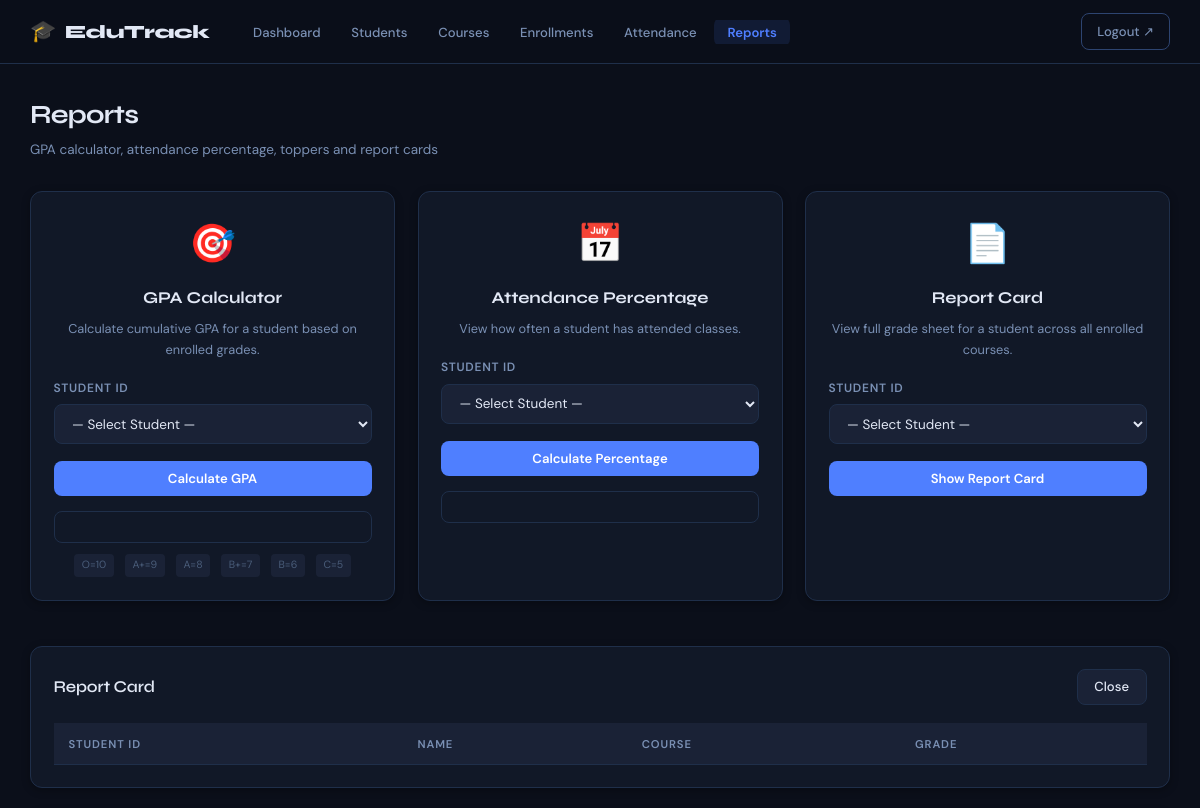
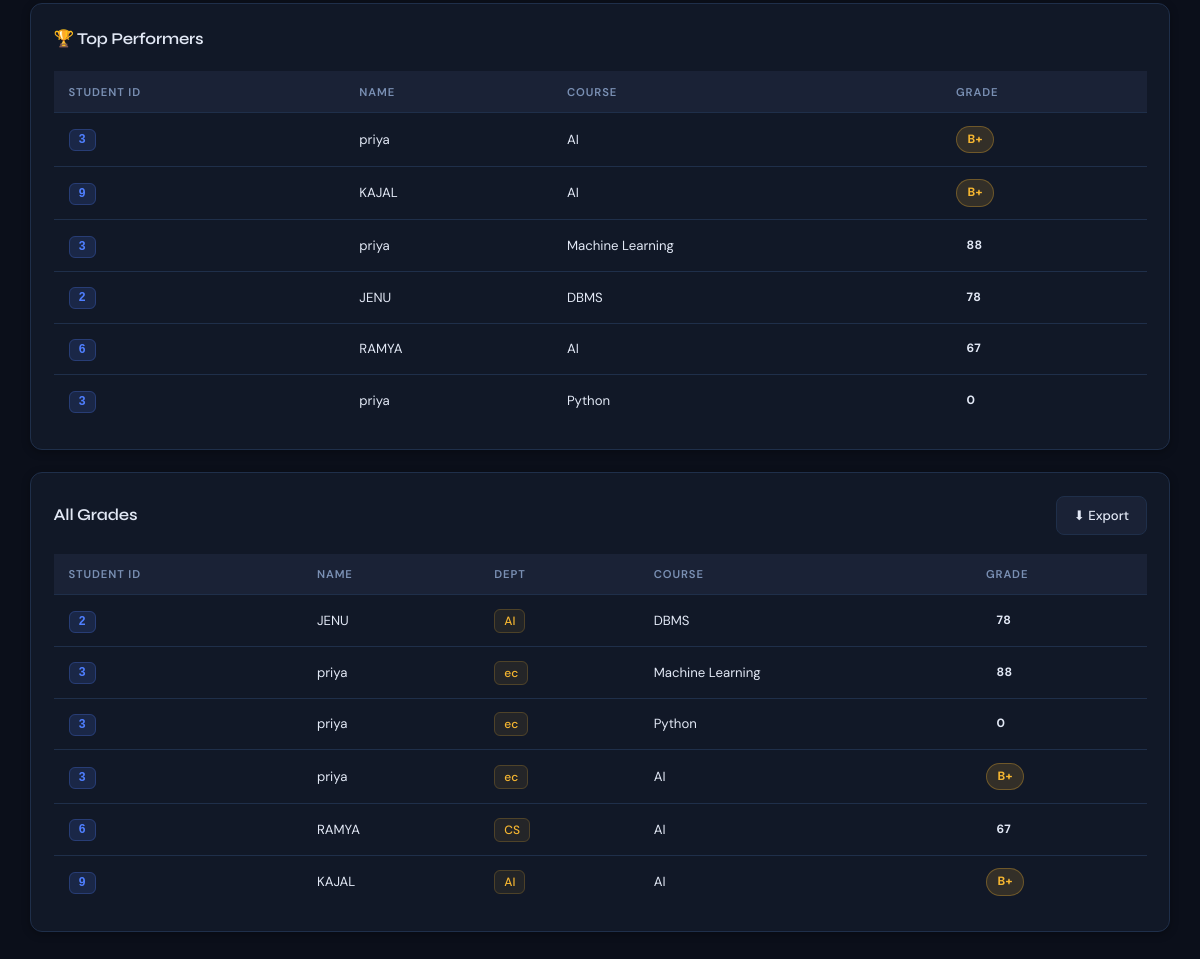
The page /reports (signed in) on the database its author committed (2 pictures, top to bottom).
### tables this page shows
CREATE TABLE Enrollments (
    enroll_id INTEGER PRIMARY KEY,
    student_id INTEGER,
    course_id INTEGER,
    grade INTEGER,

    FOREIGN KEY(student_id) REFERENCES Students(student_id),
    FOREIGN KEY(course_id) REFERENCES Courses(course_id)
);

CREATE TABLE Students (
    student_id INTEGER PRIMARY KEY,
    name TEXT,
    dept TEXT
);

CREATE TABLE Courses (
    course_id INTEGER PRIMARY KEY,
    course_name TEXT
);

### app.py (the view)
@app.route("/reports")
@login_required
def reports():
    conn = get_db()
    enrollments = conn.execute("""
        SELECT s.student_id, s.name, s.dept, c.course_name, e.grade
        FROM Enrollments e
        JOIN Students s ON s.student_id = e.student_id
        JOIN Courses c  ON c.course_id  = e.course_id
        ORDER BY s.student_id
    """).fetchall()
    toppers = conn.execute("""
        SELECT s.student_id, s.name, c.course_name, e.grade
        FROM Enrollments e
        JOIN Students s ON s.student_id = e.student_id
        JOIN Courses c  ON c.course_id  = e.course_id
        WHERE e.grade != 'Not Assigned'
        ORDER BY e.grade DESC
        LIMIT 10
    """).fetchall()
    students = conn.execute("SELECT student_id, name FROM Students ORDER BY student_id").fetchall()
    conn.close()
    return render_template("reports.html", enrollments=enrollments, toppers=toppers, students=students)

### app.py (called while the page is built)
def get_db():
    conn = sqlite3.connect(DB_PATH, timeout=10)
    conn.row_factory = sqlite3.Row
    return conn

def login_required(f):
    from functools import wraps
    @wraps(f)
    def decorated(*args, **kwargs):
        if "user" not in session:
            return redirect(url_for("login"))
        return f(*args, **kwargs)
    return decorated

### templates/reports.html (shortened to what this page needs)
{% extends "base.html" %}
{% block content %}
<div class="page-header">
  <div>
    <h1 class="page-title">Reports</h1>
    <p class="page-sub">GPA calculator, attendance percentage, toppers and report cards</p>
  </div>
</div>
<div class="calc-grid">
  <div class="card calc-card">
    <div class="calc-icon">🎯</div>
    <h3>GPA Calculator</h3>
    <p>Calculate cumulative GPA for a student based on enrolled grades.</p>
    <div class="field-group">
      <label>Student ID</label>
      <select id="gpa_sid" class="input-field">
        <option value="">— Select Student —</option>
      </select>
    </div>
    <button class="btn-primary full-width" onclick="calcGPA()">Calculate GPA</button>
    <div id="gpa_result" class="result-box hidden"></div>
    <div class="grade-key">
      <span>O=10</span><span>A+=9</span><span>A=8</span>
      <span>B+=7</span><span>B=6</span><span>C=5</span>
    </div>
  </div>
  <div class="card calc-card">
    <div class="calc-icon">📅</div>
    <h3>Attendance Percentage</h3>
    <p>View how often a student has attended classes.</p>
    <div class="field-group">
      <label>Student ID</label>
      <select id="att_sid" class="input-field">
        <option value="">— Select Student —</option>
      </select>
    </div>
    <button class="btn-primary full-width" onclick="calcAtt()">Calculate Percentage</button>
    <div id="att_result" class="result-box hidden"></div>
  </div>
  <div class="card calc-card">
    <div class="calc-icon">📄</div>
    <h3>Report Card</h3>
    <p>View full grade sheet for a student across all enrolled courses.</p>
    <div class="field-group">
      <label>Student ID</label>
      <select id="rc_sid" class="input-field">
        <option value="">— Select Student —</option>
      </select>
    </div>
    <button class="btn-primary full-width" onclick="showReportCard()">Show Report Card</button>
  </div>
</div>
<div id="report_card_section" class="card hidden">
  <div class="card-header">
    <h3>Report Card</h3>
    <button class="btn-secondary" onclick="document.getElementById('report_card_section').classList.add('hidden')">Close</button>
  </div>
  <table class="data-table" id="rcTable">
    <thead>
      <tr><th>Student ID</th><th>Name</th><th>Course</th><th>Grade</th></tr>
    </thead>
  </table>
</div>
<div class="card">
  <div class="card-header"><h3>🏆 Top Performers</h3></div>
  <table class="data-table">
    <thead>
      <tr><th>Student ID</th><th>Name</th><th>Course</th><th>Grade</th></tr>
    </thead>
    <tbody>
      {% for t in toppers %}
      <tr>
        <td><span class="id-badge">{{ t.student_id }}</span></td>
        <td>{{ t.name }}</td>
        <td>{{ t.course_name }}</td>
        <td><span class="grade-badge grade-{{ t.grade | replace('+','p') | replace(' ','') }}">{{ t.grade }}</span></td>
      </tr>
      {% else %}
      <tr><td colspan="4" class="empty-state">No graded records yet</td></tr>
      {% endfor %}
    </tbody>
  </table>
</div>
<div class="card">
  <div class="card-header">
    <h3>All Grades</h3>
    <a href="{{ url_for('export_enrollments') }}" class="btn-secondary">⬇ Export</a>
  </div>
  <table class="data-table">
    <thead>
      <tr><th>Student ID</th><th>Name</th><th>Dept</th><th>Course</th><th>Grade</th></tr>
    </thead>
    <tbody>
      {% for e in enrollments %}
      <tr>
        <td><span class="id-badge">{{ e.student_id }}</span></td>
        <td>{{ e.name }}</td>
        <td><span class="dept-tag">{{ e.dept }}</span></td>
        <td>{{ e.course_name }}</td>
        <td><span class="grade-badge grade-{{ e.grade | replace('+','p') | replace(' ','') }}">{{ e.grade }}</span></td>
      </tr>
      {% else %}
      <tr><td colspan="5" class="empty-state">No enrollment data</td></tr>
      {% endfor %}
    </tbody>
  </table>
</div>
{% endblock %}

### rows shown on the page
Enrollments: student_id "3", name "priya", course_name "AI", grade "B+", dept "ec"
Enrollments: student_id "9", name "KAJAL", course_name "AI", grade "B+", dept "AI"
Enrollments: student_id "3", name "priya", course_name "Machine Learning", grade "88", dept "ec"
Enrollments: student_id "2", name "JENU", course_name "DBMS", grade "78", dept "AI"
Enrollments: student_id "6", name "RAMYA", course_name "AI", grade "67", dept "CS"
Enrollments: student_id "3", name "priya", course_name "Python", grade "0", dept "ec"
